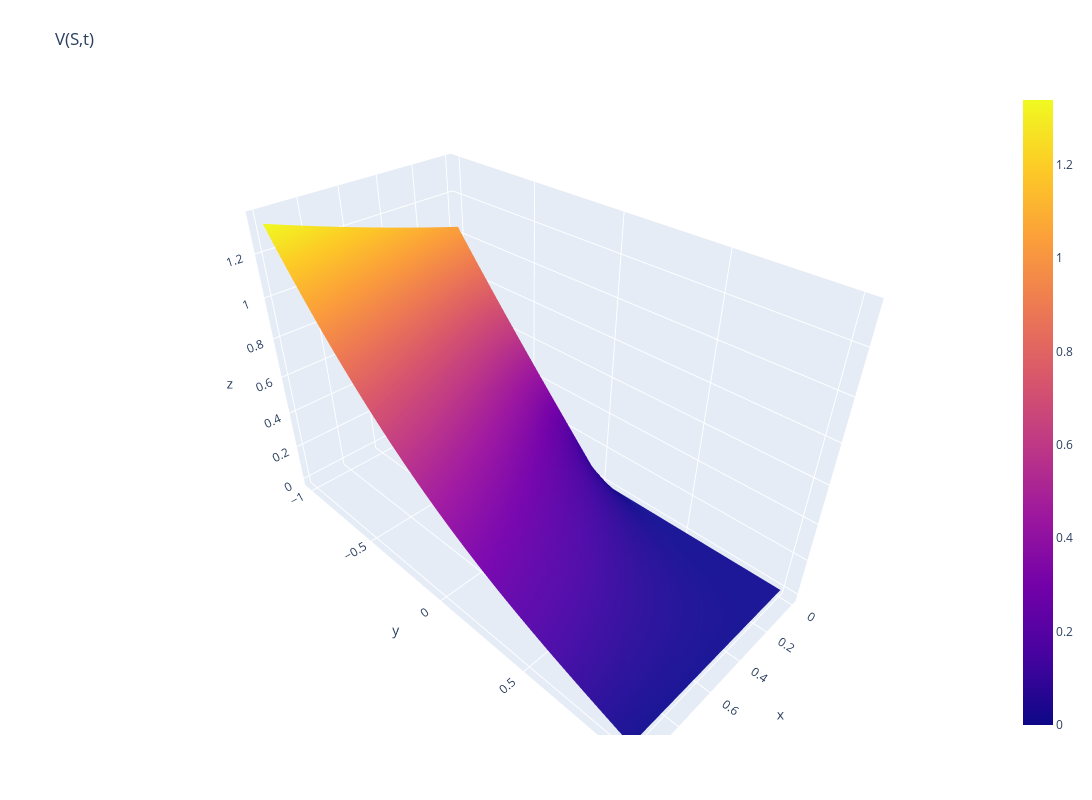

Notebook source saved alongside this figure:
### Markdown cell above
## Heat Equation

\begin{equation}
  \frac{\partial y}{\partial t} = \sigma (t,x) \frac{\partial^2 y}{\partial x^2}
\end{equation}

$\sigma(t,x)$ is an arbitrary function.
Firstly, lets assume, that $\sigma (t,x) = \Sigma$ = const.

## Middle-stage problem

Evaluate $ \frac{\partial y}{\partial \sigma} $ via Adjoint method (and compare it to one calculated with finite differences)

### Code cell
# solving Heat equation with constant sigma = 1
solver = HeatSolver(100, 200, xLeft=-1, xRight=1, sigma=0.5)
solver.CN()
solver.backup()
solver.plot3D()

### Figure 1 — Plotly figure (JSON) as saved in the notebook; plotly's stock layout.template omitted (floating-point values rounded to 4 significant figures; data arrays with more than 128 entries replaced by an {"elided": "..."} marker saying what was removed)
{"data": [{"x": {"elided": "201 float values"}, "y": [-1.0, -0.98, -0.96, -0.94, -0.92, -0.9, -0.88, -0.86, -0.84, -0.82, -0.8, -0.78, -0.76, -0.74, -0.72, -0.7, -0.68, -0.66, -0.64, -0.62, -0.6, -0.58, -0.56, -0.54, -0.52, -0.5, -0.48, -0.46, -0.44, -0.42, -0.4, -0.38, -0.36, -0.34, -0.32, -0.3, -0.28, -0.26, -0.24, -0.22, -0.2, -0.18, -0.16, -0.14, -0.12, -0.1, -0.08, -0.06, -0.04, -0.02, 0.0, 0.02, 0.04, 0.06, 0.08, 0.1, 0.12, 0.14, 0.16, 0.18, 0.2, 0.22, 0.24, 0.26, 0.28, 0.3, 0.32, 0.34, 0.36, 0.38, 0.4, 0.42, 0.44, 0.46, 0.48, 0.5, 0.52, 0.54, 0.56, 0.58, 0.6, 0.62, 0.64, 0.66, 0.68, 0.7, 0.72, 0.74, 0.76, 0.78, 0.8, 0.82, 0.84, 0.86, 0.88, 0.9, 0.92, 0.94, 0.96, 0.98, 1.0], "z": {"elided": "101x201 float values"}, "type": "surface"}], "layout": {"margin": {"l": 65, "r": 50, "b": 65, "t": 90}, "title": {"text": "V(S,t)"}, "autosize": false, "width": 1200, "height": 800}}
